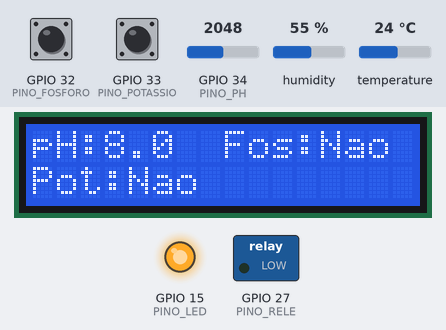
Recording of a sketch running on a simulated ESP32. On the bench: 16×2 character LCD, switched loads named in the sketch (green lamp = pin HIGH), output pins drawn as LEDs (lit = HIGH). Inputs (shaded band) come from the test bench; at power-on: humidity 55 %, GPIO 32 (PINO_FOSFORO) HIGH, GPIO 34 (PINO_PH) = 2048, GPIO 33 (PINO_POTASSIO) HIGH, temperature 24 °C. What the sketch prints to the serial monitor is not drawn.

Above: at 3.2 s.
3.3 s: humidity set to 22 %
At 7.9 s:
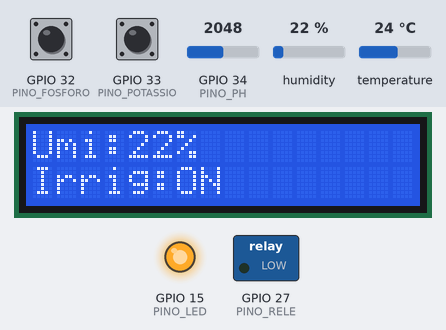
9.6 s: GPIO 32 (PINO_FOSFORO) pulled LOW for 3 s
At 14.2 s:
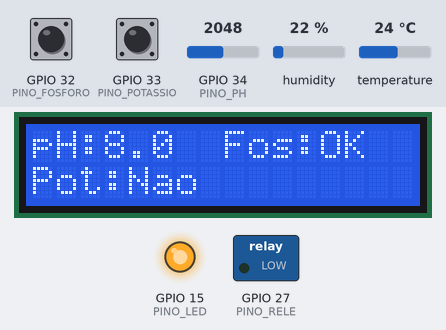
18.7 s: GPIO 34 (PINO_PH) set to 2866
At 24.7 s:
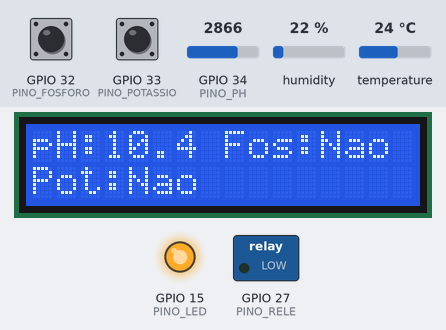
28.8 s: humidity set to 40 %
At 33.2 s:
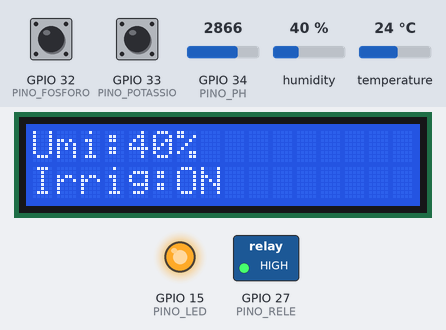
39.0 s: GPIO 34 (PINO_PH) set to 3603
At 44.6 s:
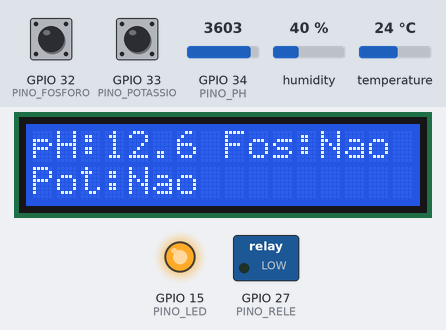
49.1 s: humidity set to 68 %
At 53.4 s:
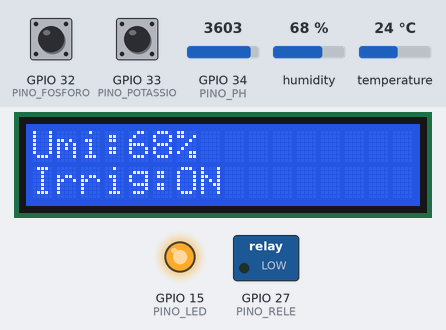
Timing chart, 0 to 54.9 s (numbered marks = the images above; inputs shaded):
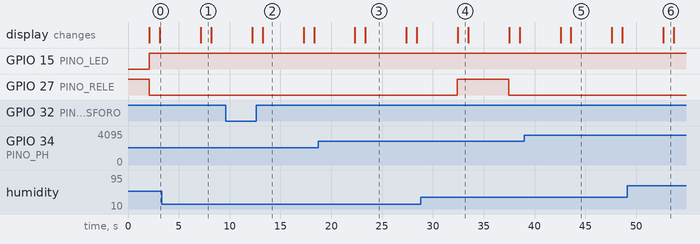

Measured:
- after the input at 3.3 s, the display: changes after 3.9 s (image 1)
- after the input at 9.6 s, the display: first differs from a run without the input after 3.6 s (image 2)
- after the input at 18.7 s, the display: first differs from a run without the input after 4.7 s (image 3)
- after the input at 28.8 s, the display: changes after 3.6 s (image 4)
- after the input at 39.0 s, the display: first differs from a run without the input after 4.6 s (image 5)
- after the input at 49.1 s, the display: changes after 3.6 s (image 6)
- what the display in image 1 shows lasts 1.0 s, from 7.2 s to 8.2 s

The sketch:

Sketch.ino
```cpp
// ===== Bibliotecas necessárias =====
#include <DHT.h>               // Biblioteca sensor DHT22
#include <Wire.h>              // Biblioteca I2C
#include <LiquidCrystal_I2C.h> // Biblioteca do LCD I2C

// ===== Definição dos pinos =====
#define PINO_FOSFORO 32
#define PINO_POTASSIO 33
#define PINO_PH 34
#define PINO_DHT 4
#define PINO_RELE 27
#define PINO_LED 15

// ===== Inicialização do DHT22 =====
#define DHTTYPE DHT22
DHT dht(PINO_DHT, DHTTYPE);

// ===== Inicialização do LCD I2C =====
LiquidCrystal_I2C lcd(0x27, 16, 2); // Endereço padrão I2C

// ===== Variáveis globais otimizadas =====
unsigned long tempoBombaLigada = 0;
bool bombaLigada = false;
const unsigned long DURACAO_IRRIGACAO = 30000; // 30 segundos

bool fosforoPresente = false;
bool potassioPresente = false;
bool ligarBomba = false;

uint16_t valorLDR = 0;  // pH em leitura bruta do ADC (0-4095)
float ph = 7.0;         // pH convertido
uint8_t umidade = 50;   // Umidade (%)
float temperatura = 25.0; // Temperatura em °C

// ==================================
void setup() {
  Serial.begin(115200);
  dht.begin();

  pinMode(PINO_FOSFORO, INPUT_PULLUP);
  pinMode(PINO_POTASSIO, INPUT_PULLUP);
  pinMode(PINO_RELE, OUTPUT);
  pinMode(PINO_LED, OUTPUT);
  digitalWrite(PINO_RELE, HIGH); // Relé desligado no início
  digitalWrite(PINO_LED, LOW);

  lcd.init();
  lcd.backlight();

  lcd.setCursor(0, 0);
  lcd.print("Sistema iniciado");
  delay(2000);
  lcd.clear();
}

// ==================================
void loop() {
  lerSensores();
  processarLogicaIrrigacao();
  exibirNoSerial();
  exibirNoLCD();

  delay(3000);  // Tempo de ciclo completo
}

// ==================================
// Função para leitura dos sensores
void lerSensores() {
  // Leitura dos botões (inversão lógica pois usamos INPUT_PULLUP)
  fosforoPresente = !digitalRead(PINO_FOSFORO);
  potassioPresente = !digitalRead(PINO_POTASSIO);

  // Leitura do pH (simulado via LDR)
  valorLDR = analogRead(PINO_PH);
  ph = map(valorLDR, 0, 4095, 200, 1400) / 100.0;

  // Leitura do DHT22
  float leituraUmidade = dht.readHumidity();
  float leituraTemperatura = dht.readTemperature();

  if (!isnan(leituraUmidade)) {
    umidade = static_cast<uint8_t>(leituraUmidade);
  } else {
    Serial.println("Erro na leitura DHT22 (umidade). Usando 50%");
    umidade = 50;
  }

  if (!isnan(leituraTemperatura)) {
    temperatura = leituraTemperatura;
  } else {
    Serial.println("Erro na leitura DHT22 (temperatura). Usando 25°C");
    temperatura = 25.0;
  }
}

// ==================================
// Lógica de irrigação
void processarLogicaIrrigacao() {
  bool umidadeBaixa = umidade < 50;
  bool fosforoAusente = !fosforoPresente;
  bool potassioAusente = !potassioPresente;
  bool phRuim = (ph < 5.5 || ph > 7.5);

  ligarBomba = (umidadeBaixa || fosforoAusente || potassioAusente || phRuim);

  digitalWrite(PINO_LED, ligarBomba ? HIGH : LOW);

  if (ligarBomba && !bombaLigada) {
    digitalWrite(PINO_RELE, LOW); // Liga a bomba (nível baixo)
    tempoBombaLigada = millis();
    bombaLigada = true;
    Serial.println("BOMBA LIGADA (30s)");
  }

  if (bombaLigada && (millis() - tempoBombaLigada >= DURACAO_IRRIGACAO)) {
    digitalWrite(PINO_RELE, HIGH); // Desliga a bomba
    bombaLigada = false;
    Serial.println("BOMBA DESLIGADA (30s)");
  }
}

// ==================================
// Exibe as informações no LCD
void exibirNoLCD() {
  // Primeira tela: umidade e irrigação
  lcd.clear();
  lcd.setCursor(0, 0);
  lcd.print("Umi:");
  lcd.print(umidade);
  lcd.print("%");

  lcd.setCursor(0, 1);
  lcd.print("Irrig:");
  lcd.print(ligarBomba ? "ON " : "OFF");

  delay(1000); // Mostra por 1 segundo

  // Segunda tela: pH e nutrientes
  lcd.clear();
  lcd.setCursor(0, 0);
  lcd.print("pH:");
  lcd.print(ph, 1);

  lcd.setCursor(8, 0);
  lcd.print("Fos:");
  lcd.print(fosforoPresente ? "OK" : "Nao");

  lcd.setCursor(0, 1);
  lcd.print("Pot:");
  lcd.print(potassioPresente ? "OK" : "Nao");

  delay(1000);
}

// ==================================
// Exibe as informações no monitor serial
void exibirNoSerial() {
  Serial.print("Fosforo: ");
  Serial.print(fosforoPresente ? "Presente" : "Ausente");

  Serial.print(" | Potassio: ");
  Serial.print(potassioPresente ? "Presente" : "Ausente");

  Serial.print(" | pH: ");
  Serial.print(ph, 2);

  Serial.print(" | Umidade: ");
  Serial.print(umidade);
  Serial.print("%");

  Serial.print(" | Temp: ");
  Serial.print(temperatura, 1);
  Serial.print("C");

  Serial.print(" -> Irrigacao ");
  Serial.println(ligarBomba ? "NECESSARIA" : "NAO NECESSARIA");

  // ===== Dados para Serial Plotter (umidade e temperatura) =====
  Serial.print(umidade);       // Primeiro valor
  Serial.print(" ");           // Separador
  Serial.println(temperatura); // Segundo valor

  Serial.println("------------------------");
}
```
